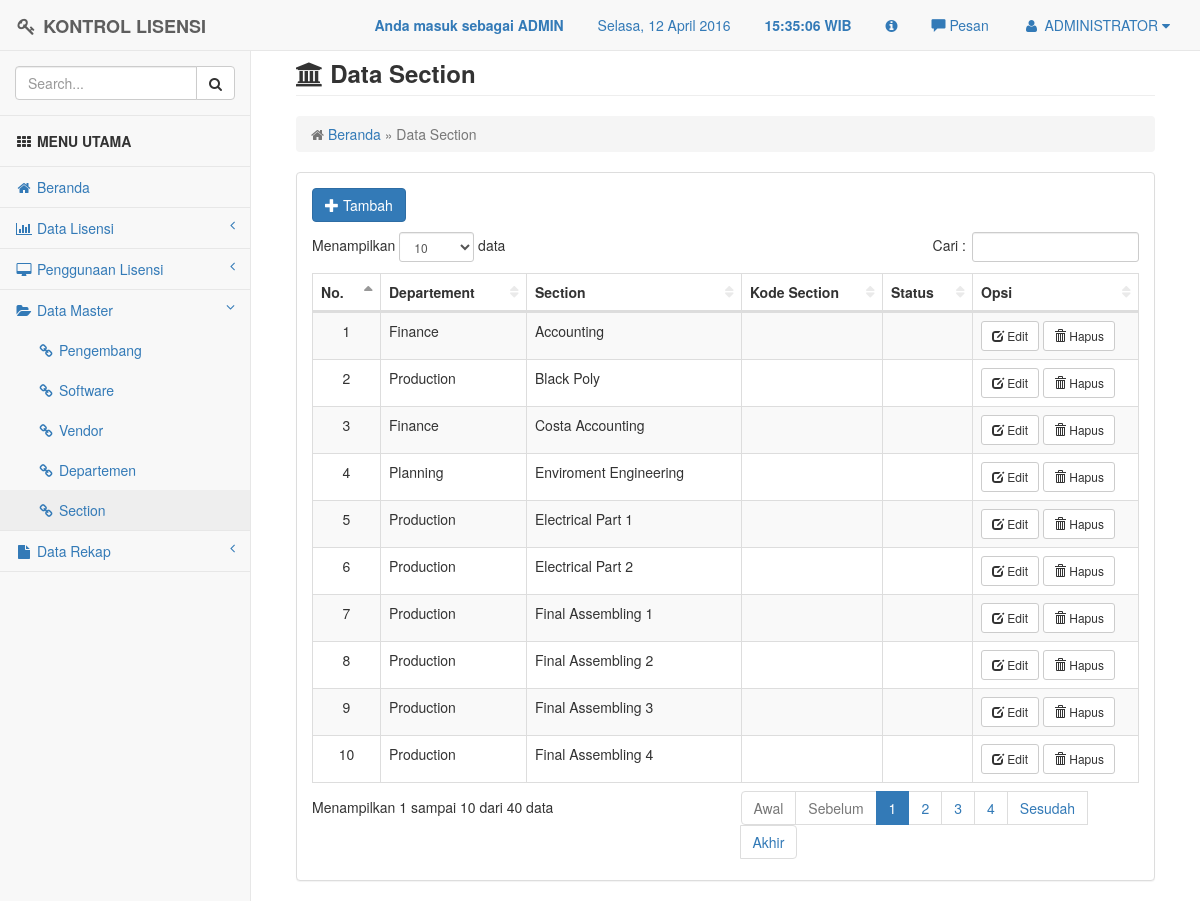
/section/section.php (signed in), run on the app's committed database.
### tables this page shows
CREATE TABLE `t_user` (
  `nama_lengkap` varchar(20) NOT NULL,
  `userid` varchar(20) NOT NULL,
  `password` varchar(100) NOT NULL,
  `level` varchar(10) NOT NULL
);

CREATE TABLE `t_section` (
  `id` int(4) NOT NULL AUTO_INCREMENT,
  `departement` varchar(20) NOT NULL,
  `section` varchar(50) NOT NULL,
  PRIMARY KEY (`id`)
);

### section/section.php (the view, shortened to what this page needs)
<?php
include "../config/header.php";
include '../config/config.php';
?>
<div id="page-wrapper">
    <div class="container-fluid">
        <div class="row">
            <div class="col-lg-12">
                <h3 class="page-header"><i class="fa fa-university"></i> <strong>Data Section</strong></h3>
                <ol class="breadcrumb">
                    <li class="active">
                        <i class="fa fa-home"></i>
						<a href="../config/index.php" title="Kembali ke Beranda">Beranda</a> &raquo; Data Section
                    </li>
                </ol>
            </div>
        </div>
        <div class="row">
            <div class="col-lg-12">
                <div class="panel panel-default">
                    <div class="panel-body">
										<p>
					<a href="../section/section_add.php" title="Tambah Data Pengembang" class="btn btn-primary btn-md">
					<span class="glyphicon glyphicon-plus" aria-hidden="true"></span> Tambah</a><br/>
					</p>
					<table id="table" class="display table table-th table-bordered table-striped table-hover" cellspacing="0" width="100%">
					<thead>
						<tr>
							<th>No.</th>
							<th>Departement</th>
							<th>Section</th>
							<th>Kode Section</th>
							<th>Status</th>
							<?php
							if ($_SESSION['level'] == "admin"){
							?>
							<th>Opsi</th>
							<?php
							}
							else if ($_SESSION['level'] == "user"){
							}
							?>
						 </tr>
					</thead>
					<tbody>
					<?php
						$res = $mysqli->query("SELECT * FROM t_section");
						$no = 1;
						while ($row = $res->fetch_assoc())
						{
					?>
						<tr>
							<td align="center"><?php echo $no; ?></td>
							<td><?php echo $row['departement'] ?></td>
							<td><?php echo $row['section'] ?></td>
							<td><?php echo $row['kode_section'] ?></td>
							<td><?php echo $row['status'] ?></td>
							<?php
							if ($_SESSION['level'] == "admin"){
							?>
							<td>
								<a href="../section/section_update.php?id=<?php echo $row['id'] ?>" title="Edit Data Section" class="btn btn-default btn-sm">
								<span class="glyphicon glyphicon-edit" aria-hidden="true"></span>  Edit</a>
								<a href="../section/section_delete.php?id=<?php echo $row['id'] ?>" title="Hapus Data Section" class="btn btn-default btn-sm">
								<span class="glyphicon glyphicon-trash" aria-hidden="true"></span>  Hapus</a>
							</td>
							<?php
							}
							else if ($_SESSION['level'] == "user"){
							}
							?>
						</tr>
						<?php
							$no++;
						}
						?>
					</tbody>
					</table>
					</div>
                </div>
            </div>
		</div>
    </div>
</div>
<?php
include "../config/footer.php";
?>

### config/header.php (shortened to what this page needs)
<!DOCTYPE html>
<html>
<head>
    <link href="../assets/plugins/bootstrap/dist/css/bootstrap.min.css" rel="stylesheet">
    <link href="../assets/plugins/metisMenu/dist/metisMenu.min.css" rel="stylesheet">
    <link href="../assets/plugins/datatables-plugins/integration/bootstrap/3/dataTables.bootstrap.css" rel="stylesheet">
    <link href="../assets/plugins/bootstrap/dist/css/bootstrap-datepicker.css" rel="stylesheet">
	<link href="../assets/plugins/validator/css/bootstrapValidator.css" rel="stylesheet" type="text/css" >
	<link href="../assets/css/style.css" rel="stylesheet">
    <link href="../assets/font-awesome/css/font-awesome.min.css" rel="stylesheet" type="text/css">
	<link href="../assets/plugins/chosen/chosen.css" rel="stylesheet">
	<link href="../assets/plugins/fileinput/fileinput.css" rel="stylesheet">
	<link href="../assets/plugins/fancybox/jquery.fancybox.css?v=2.1.5" media="screen" rel="stylesheet" type="text/css" />
</head>
<body>
    <div id="wrapper">
        <nav class="navbar navbar-default navbar-fixed-top" role="navigation" style="margin-bottom: 0">
			<div class="navbar-header">
                <a class="navbar-brand" href="index.html"><i class="fa fa-key fa-fw"></i> <strong>KONTROL LISENSI</strong></a>
            </div>
			<ul class="nav navbar-top-links navbar-right">
				<li class="dropdown">
				<?php
				if ($_SESSION['level'] == "admin"){
				?>
					<a><blink><strong>Anda masuk sebagai ADMIN</strong></blink></a>
                <?php
				}
				else if ($_SESSION['level'] == "user"){
				?>
					<a><blink><strong>Anda masuk sebagai USER</strong></blink></a>
				<?php
				}
				?>
				</li>
				<li class="dropdown"><a><span id="dates"><span id="the-day">Hari, 00 Bulan 0000</span></a></li>
				<li class="dropdown"><a><strong><span id="the-time"> 00:00:00 </span> WIB</strong></span></a></li>
                <li class="dropdown"><a data-toggle="modal" data-target="#myModal" href="#" title="Tentang Kami"><i class="fa fa-info-circle"></i></a></li>
                <li><a id="pesan_sedia" href="#" data-toggle="modal" data-target="#modalpesan"><span class='glyphicon glyphicon-comment'></span>  Pesan</a></li>
				<li class="dropdown">
					<?php
					$aksi = "select * from t_user where userid = '".$_SESSION['userid']."'";
					$hasil = mysql_query($aksi);
					$data = mysql_fetch_array ($hasil);
					?>
                    <a class="dropdown-toggle" data-toggle="dropdown" href="#">
                        <i class="fa fa-user fa-fw"></i> <?php echo $data['nama_lengkap'];?>  <i class="fa fa-caret-down"></i>
                    </a>
				</li>
			</ul>
            <?php
			include "menu.php";
			?>
        </nav>
		<br>

### assets/css/style.css (style rules this page uses)
body { background-color: #f8f8f8; }
#wrapper { width: 100%; }
#page-wrapper { padding: 0 15px; min-height: 568px; background-color: #fff; }
@media (min-width:768px) { #page-wrapper { position: inherit; margin: 0 0 0 250px; padding: 0 30px; border-left: 1px solid #e7e7e7; } }
.navbar-top-links { margin-right: 0; }
.navbar-top-links li { display: inline-block; }
.navbar-top-links li:last-child { margin-right: 15px; }
.navbar-top-links li a { padding: 15px; min-height: 50px; }
table.dataTable thead .sorting, table.dataTable thead .sorting_asc, table.dataTable thead .sorting_desc, table.dataTable thead .sorting_asc_disabled, table.dataTable thead .sorting_desc_disabled { background: 0 0; }
table.dataTable thead .sorting_asc:after { content: "\f0de"; float: right; font-family: fontawesome; }
table.dataTable thead .sorting:after { content: "\f0dc"; float: right; font-family: fontawesome; color: rgba(50,50,50,.5); }

### data on the page
t_user: nama_lengkap "ADMINISTRATOR"
t_section: departement "Finance", section "Accounting"
t_section: departement "Production", section "Black Poly"
t_section: departement "Finance", section "Costa Accounting"
t_section: departement "Planning", section "Enviroment Engineering"
t_section: departement "Production", section "Electrical Part 1"
t_section: departement "Production", section "Electrical Part 2"
t_section: departement "Production", section "Final Assembling 1"
t_section: departement "Production", section "Final Assembling 2"
t_section: departement "Production", section "Final Assembling 3"
t_section: departement "Production", section "Final Assembling 4"
